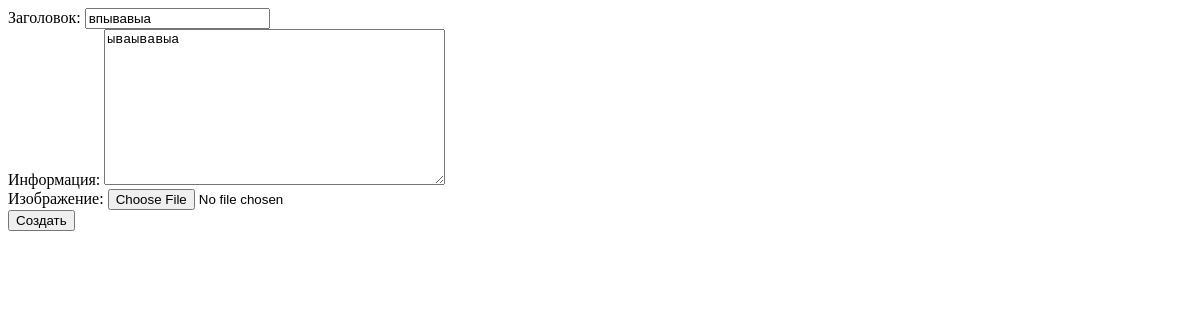
The app's page /post/update/9 (signed in), older data.
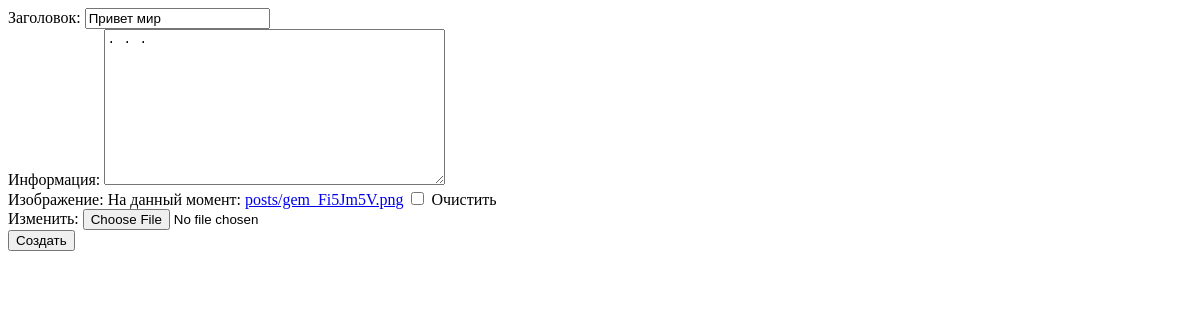
The same page, newer data.
### posts/models.py (models this page shows, shortened)
class Post(models.Model):
    author = models.ForeignKey(User, on_delete=models.CASCADE, verbose_name='Автор')
    title = models.CharField(max_length=100, verbose_name='Заголовок')
    content = models.TextField(verbose_name='Информация')
    image = models.ImageField(upload_to='posts/', null=True, blank=True, verbose_name='Изображение')
    created_at = models.DateTimeField(auto_now_add=True, verbose_name='Дата создания')

### posts/views.py (the view)
# urls.py: path('post/update/<int:id>', post_update, name='post_update'),
@login_required
def post_update(request, id):
    post = get_object_or_404(Post, id=id, author=request.user)
    form = PostForm(instance=post)
    if request.method == 'POST':
        form = PostForm(request.POST, request.FILES, instance=post)
        form.save()
        return redirect('post_detail', id=post.id)
    return render(request, 'form.html', {'form':form})

### posts/forms.py
class PostForm(forms.ModelForm):
    class Meta:
        model = Post
        fields = ['title', 'content', 'image' ]

### templates/form.html (shortened to what this page needs)
<form method="post" enctype="multipart/form-data">
    {{ form }}
    <button> Создать </button>
</form>

Row changes from the older to the newer data that the page shows:
changed Post: title "впывавыа" → "Привет мир"; content "ываывавыа" → ". . ."
Text that changed along with them:
form field form: (not shown) → "☐"
text no longer shown: "Заголовок: Информация: Изображение:"
text now shown: "Заголовок: Информация: Изображение: На данный момент: posts/gem_Fi5Jm5V.png Очистить Изменить:"
